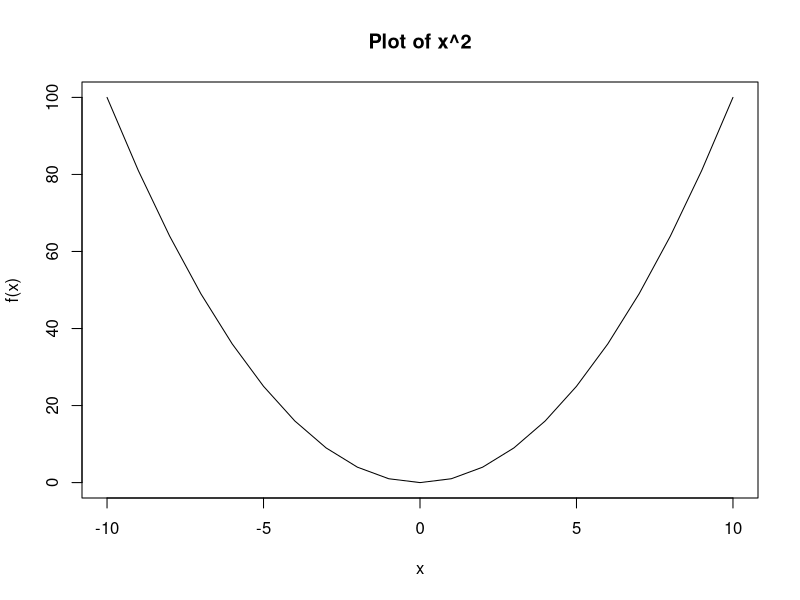

R code for this plot:
## ---- chunk 1
knitr::opts_chunk$set(echo = TRUE)
## ---- chunk 2
x <- c(1:6)
x
## ---- chunk 3

# this creates a data frame with 3 columns and 3 rows
data <- data.frame(
  Column1 = c("1", "2", "3"),
  Column2 = c("One", "Two", "Three"),
  Column3 = c("Eins", "Zwei", "Drei")
)
# this uses the knitr package to generate the table
knitr::kable(data)
## ---- chunk 4
# this defines the function
f <- function(x) {
  x^2
}

# now I generate a sequence of x values
x <- seq(-10, 10)

# this plots the function
plot(x, f(x), type = "l", xlab = "x", ylab = "f(x)", main = "Plot of x^2")
